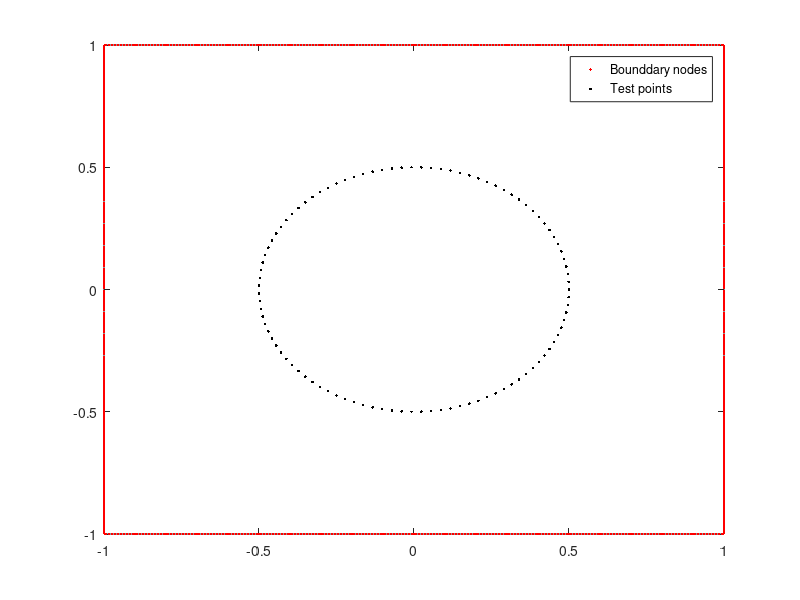

Write MATLAB code to recreate this figure. (Note: this script raises an error after producing the figure.)

%  ========================================================================
%      SBM for the 2D Helmholtz (modified) equation with mixed boundary condition
%          ---- using empirical formula
%          ---- including circle or rectangle boundary 
%          ---- Equation type
%               style=1: Helmholtz  
%               style=2: Modified Helmholtz

%          ---- Helmholtz
%          uii = -1/(2*pi)*(log(li/(2*pi))+log(lamda/2)+eulergam)+1i/4; 
%          qii = -sum(G0(i~=j));   %  li: area of influence,
%                                     G0: fundamental solution of Laplace equation
%
%          ---- Modified Helmholtz
%          uii = -1/(2*pi)*(log(l(ID)/(2*pi))+log(lamda/2)+eulergam); 
%          qii = -sum(G0(i~=j));   %  li: area of influence,
%                                     G0: fundamental solution of Laplace equation                   
% 
%      Author:  Fajie Wang          All Rights Reserved. 
%      Date: 2019-04-25
%  --------------------------------------------------------------------------
%  Qingdao University 
%  National Engineering Research Center for Intelligent Electrical Vehicle Power System  
%  E-mail: wfj1218@126.com
%  ========================================================================
clear; clc; format long;
t0 = clock; % Time Start 

iboundary=2;   % boundary geometry: 1-circle; 2-rectangle
% style='Helmholtz';   % iexample=1,2,3,4
style='ModifiedHelmholtz';  % iexample=1,2
iexample=2;

% ====== Boundary nodes and area of influence
if iboundary==1   %---circle
nb=200;
r=2.0; thetab=linspace(0,2*pi-2*pi/nb,nb);
xp=r.*cos(thetab);yp=r.*sin(thetab); 
n_x=cos(thetab); n_y=sin(thetab); n_x=n_x'; n_y=n_y'; %Normal vector
l(1:nb)=2*pi*r/nb; %area of influence
xp=xp';yp=yp';
elseif iboundary==2   %---rectangle
x_scale=[-1 1]; y_scale=[-1 1];
nx=201; ny=nx; nbx=nx-1;nby=ny-1; nb=2*(nbx+nby);
x=linspace(x_scale(1),x_scale(2),nx);
y=linspace(y_scale(1),y_scale(2),ny);
xp=[(x(1:end-1)+x(2:end))/2 x_scale(2)*ones(1,nby) fliplr((x(1:end-1)+x(2:end))/2) x_scale(1)*ones(1,nby)]; % bottom,right,top,left
yp=[y_scale(1)*ones(1,nbx) (y(1:end-1)+y(2:end))/2 y_scale(2)*ones(1,nbx) fliplr((y(1:end-1)+y(2:end))/2)];
n_x=[zeros(nbx,1);ones(nby,1);zeros(nbx,1);-ones(nby,1)];  %Normal vector1
n_y=[-ones(nbx,1);zeros(nby,1);ones(nbx,1);zeros(nby,1)];  %Normal vector2
l=[x(2:end)-x(1:end-1) y(2:end)-y(1:end-1) x(2:end)-x(1:end-1) y(2:end)-y(1:end-1)]; %area of influence
xp=xp';yp=yp';
end
ID=1:floor(nb/2);
IN=setdiff((1:nb),ID);
% ======= Interior points (for testing)
% XY=textread('innerpoints.txt');
% ni=length(XY);
% xi=XY(:,1);yi=XY(:,2);

ni=100;
theta=linspace(0,2*pi,ni);
xi=0.5*cos(theta);yi=0.5*sin(theta); xi=xi'; yi=yi';
figure(1);plot(xp(1:nb),yp(1:nb),'r.',xi,yi,'k.');legend('Bounddary nodes','Test points');

% ======== Exact solution & Boundary condition
[u_exact,ux_exact,uy_exact,f_source,lamda] = test_example(style, iexample) ; %ModifiedHelmholtz


b1 = u_exact(xp(ID), yp(ID));
b2 = ux_exact(xp(IN), yp(IN)).*n_x(IN)+uy_exact(xp(IN), yp(IN)).*n_y(IN);
b=[b1; b2];

% ======== Matrix computation of SBM
eulergam = 0.57721566490153286060651209;

if strcmp(style, 'Helmholtz')
dr=sqrt((xp-xp').^2+(yp-yp').^2); rdotn = (xp(IN)-xp').*n_x(IN)+(yp(IN)-yp').*n_y(IN);
G1=1i/4*besselh(0,1,lamda*dr(ID,:));      % besselh is zero-order Hankel function of the first kind
G2=-1i/4*lamda*besselh(1,1,lamda*dr(IN,:)).*rdotn./dr(IN,:); 
G=[G1; G2];
%-----uii & qii---------
[~,E0] = GE0(dr,xp,yp,xp',yp',n_x',n_y');
E0(logical(eye(nb)))=0; 
Asum = sum(E0(IN,:),2);
uii=-1/(2*pi)*(log(l(ID)/(2*pi))+log(lamda/2)+eulergam)+1i/4;
% qii=0.5./l(IN);
qii=-Asum';
%-----------------------
GG=[uii qii];
G(logical(eye(size(G))))=GG; 
coeff=G\b;
u_SBM=1i/4*besselh(0,1,lamda*sqrt((xi-xp').^2+(yi-yp').^2))*coeff; % Calculate interior points
elseif strcmp(style, 'ModifiedHelmholtz')
dr=sqrt((xp-xp').^2+(yp-yp').^2); rdotn = (xp(IN)-xp').*n_x(IN)+(yp(IN)-yp').*n_y(IN);
G1=1/(2*pi)*besselk(0,lamda*dr(ID,:));      % besselk is the 0th order modified Bessel function of the second kind
G2=-lamda/(2*pi)*besselk(1,lamda*dr(IN,:)).*rdotn./dr(IN,:); 
G=[G1; G2];
%---------uii & qii-------------
[~,E0] = GE0(dr,xp,yp,xp',yp',n_x',n_y');
E0(logical(eye(nb)))=0; 
Asum = sum(E0(IN,:),2);
uii=-1/(2*pi)*(log(l(ID)/(2*pi))+log(lamda/2)+eulergam);
qii=-Asum';
%---------------------------------
GG=[uii qii];
G(logical(eye(size(G))))=GG; 
coeff=G\b;
u_SBM=1/(2*pi)*besselk(0,lamda*sqrt((xi-xp').^2+(yi-yp').^2))*coeff; % Calculate interior points
end
t1 = clock; % Time Start 


% ===== Calculate Errors 
err=abs(u_exact(xi, yi)-u_SBM);
error_max = max(abs(u_exact(xi, yi)-u_SBM)); % Maximum absolue errors
error_global = sqrt(sum((u_exact(xi, yi)-u_SBM).^2)/sum(u_exact(xi, yi).^2)); % Global error

% ===== Figures 
figure(2)
subplot(1,2,1)
plot(theta,u_exact(xi, yi),theta,u_SBM,'o');title('SBM solution');legend('Exact','SBM');xlabel('\theta');ylabel('u')
subplot(1,2,2)
plot(theta,err,'-.');title('Absolute error');xlabel('\theta');ylabel('Absolute error')

% figure(2)
% subplot(1,2,1)
% plot(theta,u_exact(xi, yi),theta,u_SBM,'o');title('SBM solution');legend('Exact','SBM');xlabel('\theta');ylabel('u')
% subplot(1,2,2)
% plot(theta,err,'-.');title('Absolute error');xlabel('\theta');ylabel('Absolute error')

%======================Output========
disp('---- SBM -  Helmholtz / modified equation ----')
% disp(['Total number of points: ',num2str(nb)])
disp(['Boun. nodes No.: ',num2str(nb)])
disp(['Test nodes No.: ',num2str(ni)])
disp(['Elapsed total_time is: ',num2str(etime(t1,t0)),' seconds.'])
disp(['Max_Error: ',num2str(error_max)]);
disp(['Global_Error: ',num2str(error_global)]);
 